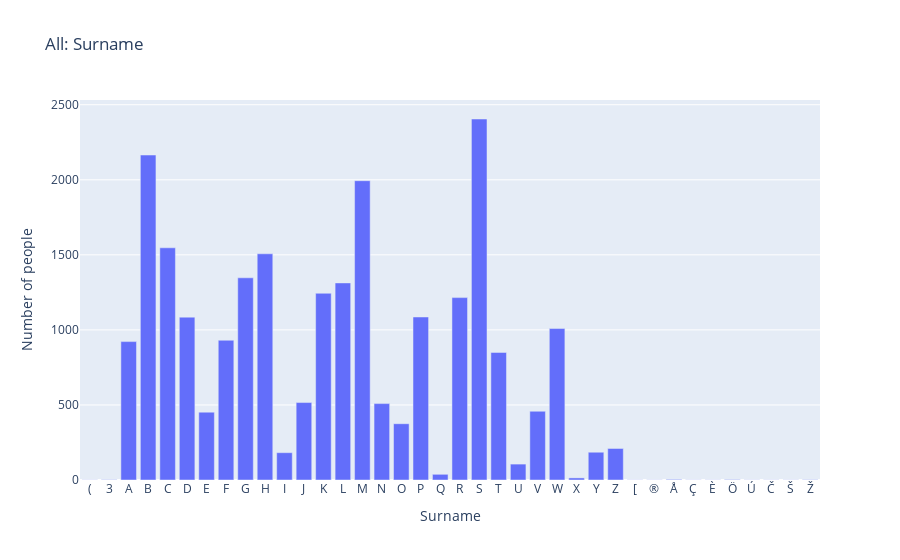

Notebook cell for this chart:
### Markdown cell above
## Surname

### First letter of surname

### Code cell
## persons by first letters of surname

x_label = "Surname"
y_label = "Number of people"
histogram_title = "All: Surname"
entity_type = "persons"

selected_field = "name"
histogram_type = "surname"

ignore_list = [""]

histogram = create_histogram(data, x_label, y_label, histogram_title, entity_type, selected_field, ignore_list,histogram_type,0)
histogram.show()

### Figure 1 — Plotly figure (JSON) as saved in the notebook; plotly's stock layout.template omitted (floating-point values rounded to 4 significant figures)
{"data": [{"alignmentgroup": "True", "hovertemplate": "Surname=%{x}<br>Number of people=%{y}<extra></extra>", "legendgroup": "", "marker": {"color": "#636efa", "pattern": {"shape": ""}}, "name": "", "offsetgroup": "", "orientation": "v", "showlegend": false, "textposition": "auto", "type": "bar", "x": ["(", "3", "A", "B", "C", "D", "E", "F", "G", "H", "I", "J", "K", "L", "M", "N", "O", "P", "Q", "R", "S", "T", "U", "V", "W", "X", "Y", "Z", "[", "®", "Å", "Ç", "È", "Ö", "Ú", "Č", "Š", "Ž"], "xaxis": "x", "y": [1, 2, 922, 2165, 1547, 1085, 452, 931, 1347, 1507, 182, 516, 1244, 1313, 1994, 509, 375, 1086, 38, 1215, 2405, 850, 106, 458, 1009, 14, 185, 210, 1, 1, 4, 1, 1, 3, 1, 1, 1, 2], "yaxis": "y"}], "layout": {"barmode": "relative", "legend": {"tracegroupgap": 0}, "title": {"text": "All: Surname"}, "xaxis": {"anchor": "y", "domain": [0, 1], "title": {"text": "Surname"}}, "yaxis": {"anchor": "x", "domain": [0, 1], "title": {"text": "Number of people"}}}}
